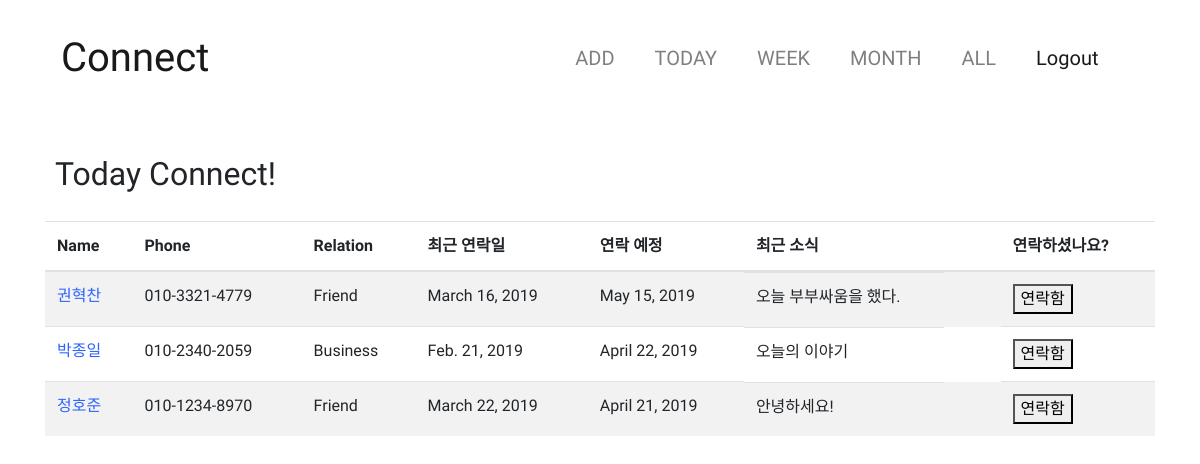
The app's page /todaylist (signed in) with its own data.
### friends/models.py (models this page shows, shortened)
class Friends(models.Model):
    friend_name = models.CharField(max_length=50)
    user = models.ForeignKey(User, on_delete=models.CASCADE, related_name='user')
    friend_mobile = models.CharField(max_length=13) #12자리만 받으려면 어떻게 해야하지?
    Agroup = "Agroup"
    Bgroup = "Bgroup"
    Cgroup = "Cgroup"
    Dgroup = "Dgroup"
    GRADE = (
        (Agroup, "A-Group"),
        (Bgroup, "B-Group"),
        (Cgroup, "C-Group"),
        (Dgroup, "D-Group"),
    )
    friend_group = models.CharField(max_length=10, choices=GRADE, default=Bgroup)
    Friend = "Friend"
    Business = "Business"
    Family = "Family"
    Another = "Another"
    RELATIONSHIP = (
        (Friend, "Friend"),
        (Business, "Business"),
        (Family, "Family"),
        (Another, "Another")
    )
    friend_relation = models.CharField(max_length=10, choices=RELATIONSHIP, default=Business)
    latest_connect = models.DateField(default=date.today)
    friend_memo = models.CharField(max_length=500)
    scheduled_connect = models.DateField(blank=True)

class Comment(models.Model):
    friend = models.ForeignKey(Friends, on_delete=models.CASCADE, related_name='friend')
    comment_created = models.DateTimeField(auto_now_add=True)
    comment_contents = models.CharField(max_length=300)
    class Meta:
        ordering = ['-comment_created']

### friends/views.py (the view)
# urls.py: path('todaylist', FriendTodayList.as_view(), name='todaylist'),
class FriendTodayList(ListView):
    model = Friends
    template_name_suffix = "_todaylist"
    def get_context_data(self, **kwargs):
        context = super().get_context_data(**kwargs)
        context['object_list'] = Friends.objects.filter(scheduled_connect__lte=date.today())
        for object in context['object_list']:
            object.recently_comment = object.friend.all()[0] if object.friend.all() else None
        return context

### friends/templates/friends/friends_todaylist.html (shortened to what this page needs)
{% extends 'base.html' %}
{% block content %}
    <br>
    <h2><div style="padding: 15px 0px 20px 10px">Today Connect!</div></h2>
    <table class="table table-striped">
        <thead>
        <tr>
            <th scope="col">Name</th>
            <th scope="col">Phone</th>
            <th scope="col">Relation</th>
            <th scope="col">최근 연락일</th>
            <th scope="col">연락 예정</th>
            <th scope="col">최근 소식</th>
            <th scope="col">연락하셨나요?</th>
        </tr>
        </thead>
        <tbody>
        {% for object in object_list %}
            {% if object.user == request.user %}
                <tr>
                    <td onclick="detail1('{{ object.id }}')"><font color="#2E64FE">{{ object.friend_name }}</font></td>
                    <td>{{ object.friend_mobile }}</td>
                    <td>{{ object.friend_relation }}</td>
                    <td id="change{{ object.id }}">{{ object.latest_connect }}</td>
                    <td id="scheduled{{ object.id }}">{{ object.scheduled_connect }}</td>
                    <td class="memo">{{ object.recently_comment.comment_contents }}</td>
                    <td>
                        <BUTTON onclick="connect('{{ object.id }}')">연락함</BUTTON>
                    </td>
                </tr>
            {% endif %}
        {% endfor %}
        </tbody>
    </table>
{% endblock %}

### friends/templates/friends/friends_todaylist.html (style rules this page uses)
.memo { display: inline-block; width: 200px; white-space: nowrap; overflow: hidden; text-overflow: ellipsis; }

### records on screen
Friends: friend_name "권혁찬", friend_mobile "010-3321-4779", friend_relation "Friend", latest_connect "March 16, 2019", scheduled_connect "May 15, 2019", recently_comment.comment_contents "오늘 부부싸움을 했다."
Friends: friend_name "박종일", friend_mobile "010-2340-2059", friend_relation "Business", latest_connect "Feb. 21, 2019", scheduled_connect "April 22, 2019", recently_comment.comment_contents "오늘의 이야기"
Friends: friend_name "정호준", friend_mobile "010-1234-8970", friend_relation "Friend", latest_connect "March 22, 2019", scheduled_connect "April 21, 2019", recently_comment.comment_contents "안녕하세요!"
